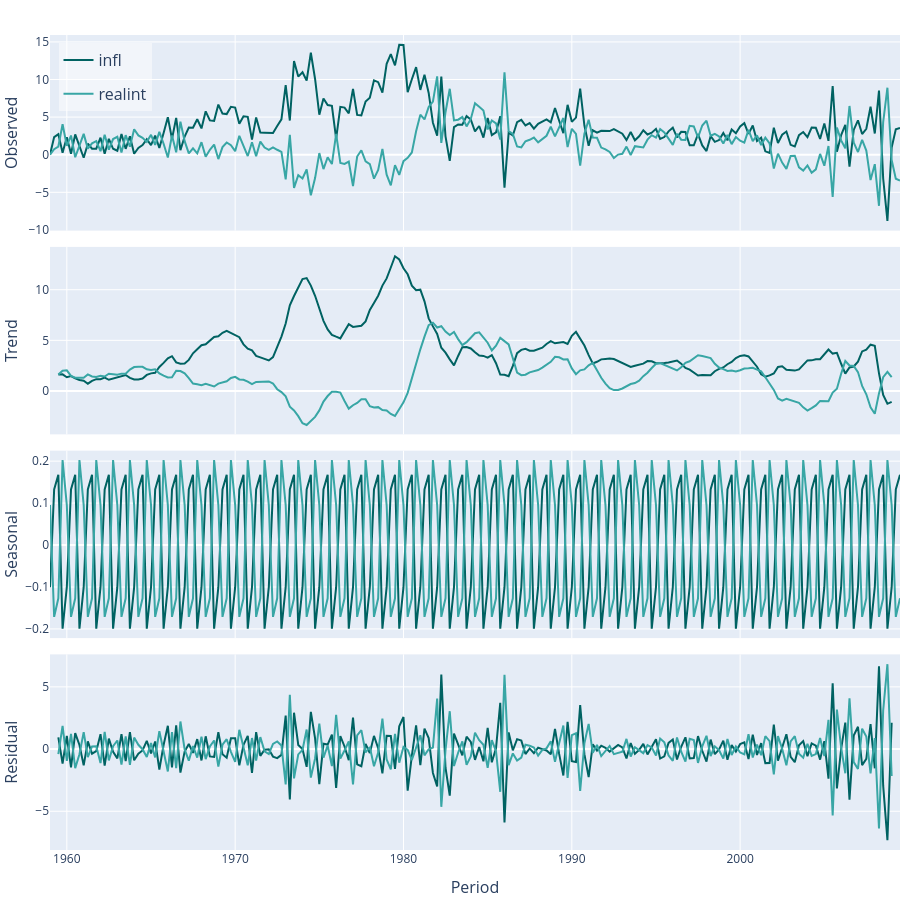

The code cell stored with this chart in its notebook:
### Code cell
experionml.plot_decomposition()

### Figure 1 — Plotly figure (JSON) as saved in the notebook; plotly's stock layout.template omitted (floating-point values rounded to 4 significant figures; data arrays with more than 128 entries replaced by an {"elided": "..."} marker saying what was removed)
{"data": [{"hovertemplate": "(%{x}, %{y})<extra>infl</extra>", "legendgroup": "infl", "line": {"color": "rgb(0, 98, 98)", "dash": "solid", "width": 2}, "marker": {"color": "rgb(0, 98, 98)", "line": {"color": "rgba(255, 255, 255, 0.9)", "width": 1}, "size": 8, "symbol": "circle"}, "mode": "lines", "name": "infl", "showlegend": true, "type": "scatter", "x": {"elided": "203 str values"}, "xaxis": "x4", "y": {"elided": "203 float values"}, "yaxis": "y"}, {"hovertemplate": "(%{x}, %{y})<extra>infl</extra>", "legendgroup": "infl", "line": {"color": "rgb(0, 98, 98)", "dash": "solid", "width": 2}, "marker": {"color": "rgb(0, 98, 98)", "line": {"color": "rgba(255, 255, 255, 0.9)", "width": 1}, "size": 8, "symbol": "circle"}, "mode": "lines", "name": "infl", "showlegend": false, "type": "scatter", "x": {"elided": "203 str values"}, "xaxis": "x4", "y": {"elided": "203 float values"}, "yaxis": "y2"}, {"hovertemplate": "(%{x}, %{y})<extra>infl</extra>", "legendgroup": "infl", "line": {"color": "rgb(0, 98, 98)", "dash": "solid", "width": 2}, "marker": {"color": "rgb(0, 98, 98)", "line": {"color": "rgba(255, 255, 255, 0.9)", "width": 1}, "size": 8, "symbol": "circle"}, "mode": "lines", "name": "infl", "showlegend": false, "type": "scatter", "x": {"elided": "203 str values"}, "xaxis": "x4", "y": {"elided": "203 float values"}, "yaxis": "y3"}, {"hovertemplate": "(%{x}, %{y})<extra>infl</extra>", "legendgroup": "infl", "line": {"color": "rgb(0, 98, 98)", "dash": "solid", "width": 2}, "marker": {"color": "rgb(0, 98, 98)", "line": {"color": "rgba(255, 255, 255, 0.9)", "width": 1}, "size": 8, "symbol": "circle"}, "mode": "lines", "name": "infl", "showlegend": false, "type": "scatter", "x": {"elided": "203 str values"}, "xaxis": "x4", "y": {"elided": "203 float values"}, "yaxis": "y4"}, {"hovertemplate": "(%{x}, %{y})<extra>realint</extra>", "legendgroup": "realint", "line": {"color": "rgb(56, 166, 165)", "dash": "solid", "width": 2}, "marker": {"color": "rgb(56, 166, 165)", "line": {"color": "rgba(255, 255, 255, 0.9)", "width": 1}, "size": 8, "symbol": "circle"}, "mode": "lines", "name": "realint", "showlegend": true, "type": "scatter", "x": {"elided": "203 str values"}, "xaxis": "x4", "y": {"elided": "203 float values"}, "yaxis": "y"}, {"hovertemplate": "(%{x}, %{y})<extra>realint</extra>", "legendgroup": "realint", "line": {"color": "rgb(56, 166, 165)", "dash": "solid", "width": 2}, "marker": {"color": "rgb(56, 166, 165)", "line": {"color": "rgba(255, 255, 255, 0.9)", "width": 1}, "size": 8, "symbol": "circle"}, "mode": "lines", "name": "realint", "showlegend": false, "type": "scatter", "x": {"elided": "203 str values"}, "xaxis": "x4", "y": {"elided": "203 float values"}, "yaxis": "y2"}, {"hovertemplate": "(%{x}, %{y})<extra>realint</extra>", "legendgroup": "realint", "line": {"color": "rgb(56, 166, 165)", "dash": "solid", "width": 2}, "marker": {"color": "rgb(56, 166, 165)", "line": {"color": "rgba(255, 255, 255, 0.9)", "width": 1}, "size": 8, "symbol": "circle"}, "mode": "lines", "name": "realint", "showlegend": false, "type": "scatter", "x": {"elided": "203 str values"}, "xaxis": "x4", "y": {"elided": "203 float values"}, "yaxis": "y3"}, {"hovertemplate": "(%{x}, %{y})<extra>realint</extra>", "legendgroup": "realint", "line": {"color": "rgb(56, 166, 165)", "dash": "solid", "width": 2}, "marker": {"color": "rgb(56, 166, 165)", "line": {"color": "rgba(255, 255, 255, 0.9)", "width": 1}, "size": 8, "symbol": "circle"}, "mode": "lines", "name": "realint", "showlegend": false, "type": "scatter", "x": {"elided": "203 str values"}, "xaxis": "x4", "y": {"elided": "203 float values"}, "yaxis": "y4"}], "layout": {"font": {"size": 12}, "height": 900, "hoverlabel": {"font": {"size": 16}}, "legend": {"bgcolor": "rgba(255, 255, 255, 0.5)", "font": {"size": 16}, "groupclick": "togglegroup", "traceorder": "grouped", "x": 0.01, "xanchor": "left", "y": 0.99, "yanchor": "top"}, "margin": {"b": 50, "l": 50, "pad": 0, "r": 0, "t": 35}, "showlegend": true, "title": {"font": {"size": 24}, "pad": {"b": 15, "t": 15}, "x": 0.5, "xanchor": "center", "xref": "paper", "y": 1, "yanchor": "top"}, "width": 900, "xaxis": {"anchor": "y", "automargin": true, "domain": [0.0, 1.0], "title": {"font": {"size": 16}}}, "xaxis2": {"anchor": "y2", "automargin": true, "domain": [0.0, 1.0], "title": {"font": {"size": 16}}}, "xaxis3": {"anchor": "y3", "automargin": true, "domain": [0.0, 1.0], "title": {"font": {"size": 16}}}, "xaxis4": {"anchor": "y4", "automargin": true, "domain": [0.0, 1.0], "title": {"font": {"size": 16}, "text": "Period"}}, "yaxis": {"anchor": "x", "automargin": true, "domain": [0.76, 1.0], "title": {"font": {"size": 16}, "text": "Observed"}}, "yaxis2": {"anchor": "x2", "automargin": true, "domain": [0.51, 0.74], "title": {"font": {"size": 16}, "text": "Trend"}}, "yaxis3": {"anchor": "x3", "automargin": true, "domain": [0.26, 0.49], "title": {"font": {"size": 16}, "text": "Seasonal"}}, "yaxis4": {"anchor": "x4", "automargin": true, "domain": [0.0, 0.24], "title": {"font": {"size": 16}, "text": "Residual"}}}}
